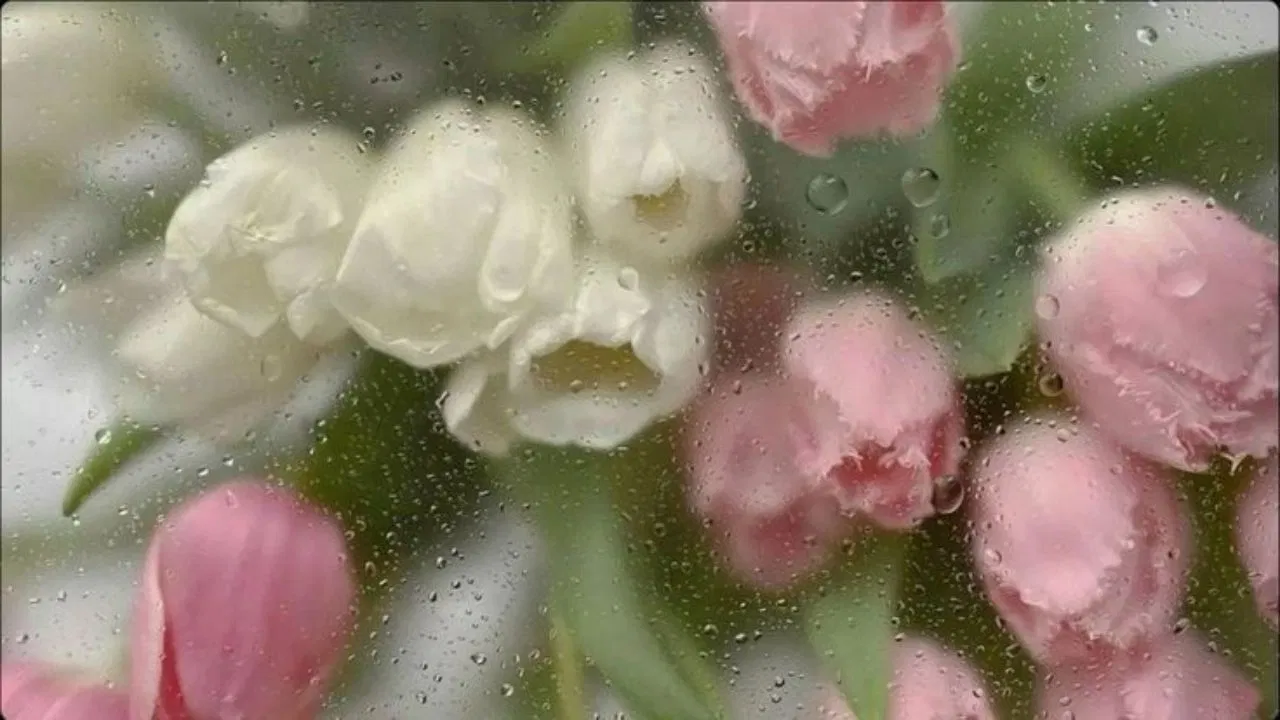
#> input picture sample1.jpg, 1280 x 720 px, given in place of the camera
$ python MovingObjectDetection.py
#> lines starting #> are read from the running program, lines starting #| are printed output that depends on the picture
import cv2
import time
import imutils

cam=cv2.VideoCapture(0)
time.sleep(1)

firstFrame=None
area=500

while True:
    _,img=cam.read()
#> img is the input picture: shape (720, 1280, 3); mean B, G, R 110.4, 128.6, 142.5
    text="Normal"
    img=imutils.resize(img,width=500)
#> img: shape (281, 500, 3)
    grayImg=cv2.cvtColor(img,cv2.COLOR_BGR2GRAY)
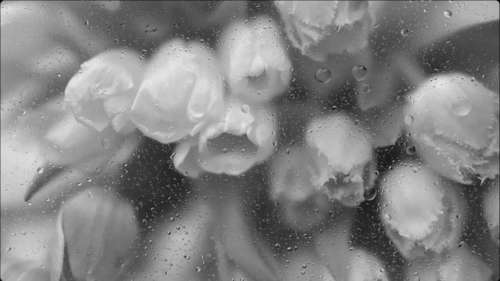
#> grayImg: shape (281, 500); min 7, max 232, mean 130.7
    guassianImg=cv2.GaussianBlur(grayImg,(21,21),0)
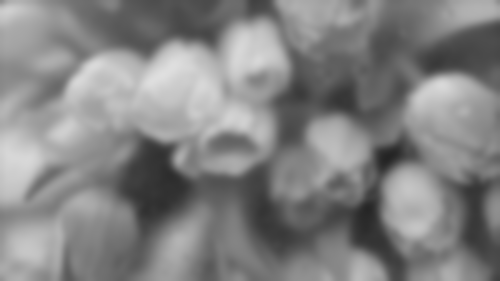
#> guassianImg: shape (281, 500); min 35, max 223, mean 130.9
    if firstFrame is None:
        firstFrame=guassianImg
        continue
    imgDiff=cv2.absdiff(firstFrame,grayImg)
    threshImg=cv2.threshold(imgDiff,25,255,cv2.THRESH_BINARY)[1]
    threshImg=cv2.dilate(threshImg,None,iterations=2)
    cnts=cv2.findContours(threshImg.copy(),cv2.RETR_EXTERNAL,cv2.CHAIN_APPROX_SIMPLE)
    cnts=imutils.grab_contours(cnts)
    for c in cnts:
        if cv2.contourArea(c)<area:
            continue
        (x,y,w,h)=cv2.boundingRect(c)
        cv2.rectangle(img,(x,y),(x+w,y+h),(0,255,0),2)
        text="Moving Object Detected"
    print(text)
    cv2.putText(img,text,(10,20),cv2.FONT_HERSHEY_SIMPLEX,0.5,(0,0,255),2)


    cv2.imshow("camera",img)
    key=cv2.waitKey(1)&0xFF
    if key==ord("q"):
        break

cam.release()
cv2.destroyAllWindows()
